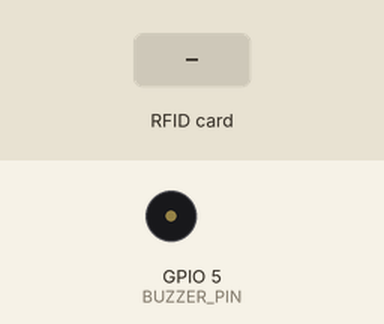
A sketch run on a simulated ESP32. Shown: buzzer (waves = sounding). The test bench sets the inputs (shaded band). WiFi joins after 1.5 s; servers stay silent unless stated; uploads are accepted with an empty reply; the local clock reads 2024-03-15 10:24:30 at power-on unless the sketch sets it; what the sketch prints to the serial monitor is not drawn.

Above: at 5.1 s.
5.2 s: RFID card 5E 7A 19 C4 held to the reader
At 5.59 s:
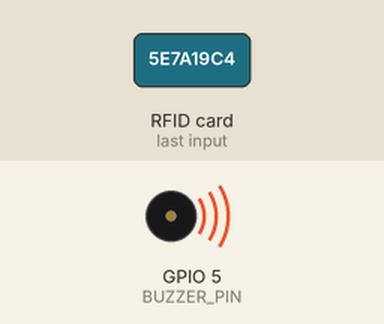
Timing chart, 0 to 8.2 s (numbered marks = the images above; inputs shaded):
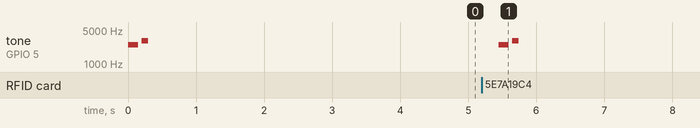

The sketch:

final_code_arduino.ino
```cpp
#include <WiFi.h>
#include <HTTPClient.h>
#include <SPI.h>
#include <MFRC522.h>
#include <time.h>

// ============================================
// KIOSK SCANNER - ESP32 #2
// Device ID: KIOSK-ESP32-002
// Purpose: ONLY UPDATES DISPLAY SCREEN
// ============================================

// ---------------- WIFI ----------------
#define WIFI_SSID "Airtel_Youngovator"
#define WIFI_PASSWORD "Youngovator@130589"

// ---------------- DEVICE ID - DO NOT CHANGE ----------------
#define DEVICE_ID "KIOSK-ESP32-002"

// ---------------- GOOGLE SHEETS URL ----------------
// PASTE YOUR WEB APP URL HERE (ends with /exec)
String GOOGLE_SCRIPT_URL = "https://script.google.com/macros/s/AKfycbz1iUmBfoTAGcmAqthsODGVczo824zW-YAcKDLC688Y8DwMICqJ7oEvOMRjJJPzmaQK/exec";

// ---------------- RFID PINS ----------------
#define SS_PIN 21
#define RST_PIN 22

// ---------------- BUZZER ----------------
#define BUZZER_PIN 5

MFRC522 rfid(SS_PIN, RST_PIN);

void setup() {
  Serial.begin(115200);
  pinMode(BUZZER_PIN, OUTPUT);

  // Startup beep (different from attendance scanner)
  kioskBeep();

  // Connect WiFi
  WiFi.begin(WIFI_SSID, WIFI_PASSWORD);
  Serial.print("Connecting to WiFi");
  while (WiFi.status() != WL_CONNECTED) {
    delay(500);
    Serial.print(".");
  }
  Serial.println("\n✅ WiFi Connected");

  // Sync time
  configTime(19800, 0, "pool.ntp.org");
  delay(2000);

  // Initialize RFID
  SPI.begin();
  rfid.PCD_Init();

  Serial.println("========================================");
  Serial.println("   KIOSK SCANNER READY");
  Serial.println("   Device ID: KIOSK-ESP32-002");
  Serial.println("   Purpose: DISPLAY SCREEN ONLY");
  Serial.println("   Attendance: WILL NOT BE MARKED");
  Serial.println("========================================\n");
}

void loop() {
  // Wait for RFID card
  if (!rfid.PICC_IsNewCardPresent() || !rfid.PICC_ReadCardSerial()) {
    return;
  }

  String uid = getUID();
  String date = getDate();
  String timeNow = getTime();

  Serial.println("\n========== CARD SCANNED ==========");
  Serial.println("UID: " + uid);
  Serial.println("Device: KIOSK-ESP32-002");
  Serial.println("Date: " + date);
  Serial.println("Time: " + timeNow);

  // Send to Google Sheets
  sendToKiosk(uid, date, timeNow);

  Serial.println("✅ SCREEN WILL OPEN");
  Serial.println("❌ ATTENDANCE NOT MARKED");
  Serial.println("==================================\n");

  // Confirmation beep
  kioskBeep();

  rfid.PICC_HaltA();
  rfid.PCD_StopCrypto1();
  delay(2000);
}

void sendToKiosk(String uid, String date, String time) {
  if (WiFi.status() != WL_CONNECTED) {
    Serial.println("❌ WiFi not connected");
    return;
  }

  HTTPClient http;

  // Create JSON with device ID
  String json = "{\"uid\":\"" + uid +
                "\",\"date\":\"" + date +
                "\",\"time\":\"" + time +
                "\",\"deviceId\":\"" + String(DEVICE_ID) + "\"}";

  Serial.println("→ Sending to Google Sheets...");
  Serial.println("→ JSON: " + json);

  http.begin(GOOGLE_SCRIPT_URL);
  http.addHeader("Content-Type", "application/json");

  int code = http.POST(json);

  if (code == 200 || code == 302) {
    Serial.println("✅ Successfully sent (HTTP " + String(code) + ")");
  } else {
    Serial.println("❌ HTTP Error: " + String(code));
  }

  http.end();
}

String getUID() {
  String uid = "";
  for (byte i = 0; i < rfid.uid.size; i++) {
    if (rfid.uid.uidByte[i] < 0x10) uid += "0";
    uid += String(rfid.uid.uidByte[i], HEX);
  }
  uid.toUpperCase();
  return uid;
}

String getDate() {
  struct tm t;
  if (!getLocalTime(&t)) return "unknown";
  char buf[11];
  strftime(buf, sizeof(buf), "%Y-%m-%d", &t);
  return String(buf);
}

String getTime() {
  struct tm t;
  if (!getLocalTime(&t)) return "unknown";
  char buf[9];
  strftime(buf, sizeof(buf), "%H:%M:%S", &t);
  return String(buf);
}

// KIOSK BEEP (different from attendance scanner)
void kioskBeep() {
  tone(BUZZER_PIN, 2500, 150);
  delay(200);
  tone(BUZZER_PIN, 3000, 100);
  delay(150);
  noTone(BUZZER_PIN);
}
```

Measured:
- after the input at 5.2 s, tone on GPIO 5 (BUZZER_PIN): silent → 2500 Hz after 0.24 s, → silent 0.15 s later, → 3000 Hz 0.05 s later, → silent 0.10 s later
